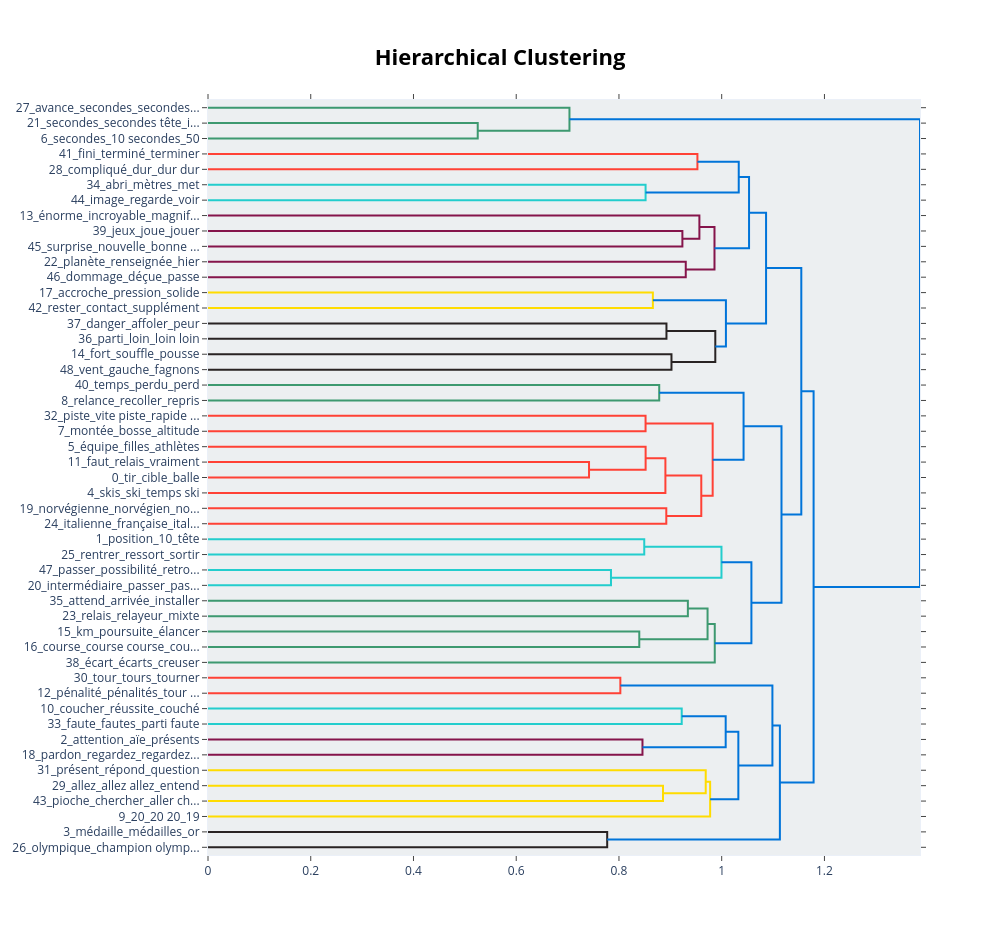

Write notebook code for a chart like this one.
### Code cell
from bertopic import BERTopic
from sentence_transformers import SentenceTransformer
from sklearn.feature_extraction.text import CountVectorizer
from umap import UMAP
import hdbscan

# Stopwords list
STOPWORDS = [x.strip() for x in open('stopwords.txt').readlines()]

# Docs 
docs = df["text"]

# Vectorizer for topic representation
vectorizer_model = CountVectorizer(
    stop_words=STOPWORDS,
    ngram_range=(1,2),
    min_df=2
    #token_pattern=r"\b(?!\w*[A-Z])\w+\b" # theoreticaly removes words with capital letters once embeddings are done
)

# To control for number and size of clusters
hdbscan_model = hdbscan.HDBSCAN(
    min_cluster_size=50,      # bigger = fewer, larger topics
    min_samples=10,            # higher = more conservative clustering
    cluster_selection_epsilon=0.1,  # merge nearby clusters
    cluster_selection_method='leaf', # fewer, more specific clusters
    prediction_data=True # important !!
)

# Load CamemBERT embedding model
embedding_model = SentenceTransformer("dangvantuan/sentence-camembert-base", device="cuda") # remove device if CPU

# Influence choice of themes
seed =  [
["émotion","larme","ému","joie","tristesse"],
["famille","parents","ami", "personnel", "conjoint"]]

# Build BERTopic model
topic_model = BERTopic(
    embedding_model=embedding_model,
    vectorizer_model=vectorizer_model,
    hdbscan_model=hdbscan_model,
    language="french",
    calculate_probabilities=True,
    verbose=True,
    seed_topic_list=None    
)

# Fit the model
topics, probs = topic_model.fit_transform(docs)

# Show discovered topics
print(topic_model.get_topic_info())

# Visualize topics
#topic_model.visualize_topics()

# Visualize topic hierarchy
topic_model.visualize_hierarchy()

### Figure 1 — Plotly figure (JSON) as saved in the notebook; plotly's stock layout.template omitted (floating-point values rounded to 4 significant figures)
{"data": [{"hoverinfo": "text", "marker": {"color": "rgb(61,153,112)"}, "mode": "lines", "type": "scatter", "x": [0.0, 0.5251, 0.5251, 0.0], "xaxis": "x", "y": [-15.0, -15.0, -25.0, -25.0], "yaxis": "y"}, {"hoverinfo": "text", "marker": {"color": "rgb(61,153,112)"}, "mode": "lines", "type": "scatter", "x": [0.0, 0.7036, 0.7036, 0.5251], "xaxis": "x", "y": [-5.0, -5.0, -20.0, -20.0], "yaxis": "y"}, {"hoverinfo": "text", "marker": {"color": "rgb(255,65,54)"}, "mode": "lines", "type": "scatter", "x": [0.0, 0.9527, 0.9527, 0.0], "xaxis": "x", "y": [-35.0, -35.0, -45.0, -45.0], "yaxis": "y"}, {"hoverinfo": "text", "marker": {"color": "rgb(35,205,205)"}, "mode": "lines", "type": "scatter", "x": [0.0, 0.8518, 0.8518, 0.0], "xaxis": "x", "y": [-55.0, -55.0, -65.0, -65.0], "yaxis": "y"}, {"hoverinfo": "text", "marker": {"color": "rgb(0,116,217)"}, "mode": "lines", "type": "scatter", "x": [0.9527, 1.033, 1.033, 0.8518], "xaxis": "x", "y": [-40.0, -40.0, -60.0, -60.0], "yaxis": "y"}, {"hoverinfo": "text", "marker": {"color": "rgb(133,20,75)"}, "mode": "lines", "type": "scatter", "x": [0.0, 0.9235, 0.9235, 0.0], "xaxis": "x", "y": [-85.0, -85.0, -95.0, -95.0], "yaxis": "y"}, {"hoverinfo": "text", "marker": {"color": "rgb(133,20,75)"}, "mode": "lines", "type": "scatter", "x": [0.0, 0.9566, 0.9566, 0.9235], "xaxis": "x", "y": [-75.0, -75.0, -90.0, -90.0], "yaxis": "y"}, {"hoverinfo": "text", "marker": {"color": "rgb(133,20,75)"}, "mode": "lines", "type": "scatter", "x": [0.0, 0.93, 0.93, 0.0], "xaxis": "x", "y": [-105.0, -105.0, -115.0, -115.0], "yaxis": "y"}, {"hoverinfo": "text", "marker": {"color": "rgb(133,20,75)"}, "mode": "lines", "type": "scatter", "x": [0.9566, 0.986, 0.986, 0.93], "xaxis": "x", "y": [-82.5, -82.5, -110.0, -110.0], "yaxis": "y"}, {"hoverinfo": "text", "marker": {"color": "rgb(0,116,217)"}, "mode": "lines", "type": "scatter", "x": [1.033, 1.053, 1.053, 0.986], "xaxis": "x", "y": [-50.0, -50.0, -96.25, -96.25], "yaxis": "y"}, {"hoverinfo": "text", "marker": {"color": "rgb(255,220,0)"}, "mode": "lines", "type": "scatter", "x": [0.0, 0.866, 0.866, 0.0], "xaxis": "x", "y": [-125.0, -125.0, -135.0, -135.0], "yaxis": "y"}, {"hoverinfo": "text", "marker": {"color": "rgb(40,35,35)"}, "mode": "lines", "type": "scatter", "x": [0.0, 0.8925, 0.8925, 0.0], "xaxis": "x", "y": [-145.0, -145.0, -155.0, -155.0], "yaxis": "y"}, {"hoverinfo": "text", "marker": {"color": "rgb(40,35,35)"}, "mode": "lines", "type": "scatter", "x": [0.0, 0.9022, 0.9022, 0.0], "xaxis": "x", "y": [-165.0, -165.0, -175.0, -175.0], "yaxis": "y"}, {"hoverinfo": "text", "marker": {"color": "rgb(40,35,35)"}, "mode": "lines", "type": "scatter", "x": [0.8925, 0.9875, 0.9875, 0.9022], "xaxis": "x", "y": [-150.0, -150.0, -170.0, -170.0], "yaxis": "y"}, {"hoverinfo": "text", "marker": {"color": "rgb(0,116,217)"}, "mode": "lines", "type": "scatter", "x": [0.866, 1.008, 1.008, 0.9875], "xaxis": "x", "y": [-130.0, -130.0, -160.0, -160.0], "yaxis": "y"}, {"hoverinfo": "text", "marker": {"color": "rgb(0,116,217)"}, "mode": "lines", "type": "scatter", "x": [1.053, 1.086, 1.086, 1.008], "xaxis": "x", "y": [-73.12, -73.12, -145.0, -145.0], "yaxis": "y"}, {"hoverinfo": "text", "marker": {"color": "rgb(61,153,112)"}, "mode": "lines", "type": "scatter", "x": [0.0, 0.8784, 0.8784, 0.0], "xaxis": "x", "y": [-185.0, -185.0, -195.0, -195.0], "yaxis": "y"}, {"hoverinfo": "text", "marker": {"color": "rgb(255,65,54)"}, "mode": "lines", "type": "scatter", "x": [0.0, 0.8518, 0.8518, 0.0], "xaxis": "x", "y": [-205.0, -205.0, -215.0, -215.0], "yaxis": "y"}, {"hoverinfo": "text", "marker": {"color": "rgb(255,65,54)"}, "mode": "lines", "type": "scatter", "x": [0.0, 0.7417, 0.7417, 0.0], "xaxis": "x", "y": [-235.0, -235.0, -245.0, -245.0], "yaxis": "y"}, {"hoverinfo": "text", "marker": {"color": "rgb(255,65,54)"}, "mode": "lines", "type": "scatter", "x": [0.0, 0.8519, 0.8519, 0.7417], "xaxis": "x", "y": [-225.0, -225.0, -240.0, -240.0], "yaxis": "y"}, {"hoverinfo": "text", "marker": {"color": "rgb(255,65,54)"}, "mode": "lines", "type": "scatter", "x": [0.8519, 0.8904, 0.8904, 0.0], "xaxis": "x", "y": [-232.5, -232.5, -255.0, -255.0], "yaxis": "y"}, {"hoverinfo": "text", "marker": {"color": "rgb(255,65,54)"}, "mode": "lines", "type": "scatter", "x": [0.0, 0.8922, 0.8922, 0.0], "xaxis": "x", "y": [-265.0, -265.0, -275.0, -275.0], "yaxis": "y"}, {"hoverinfo": "text", "marker": {"color": "rgb(255,65,54)"}, "mode": "lines", "type": "scatter", "x": [0.8904, 0.9602, 0.9602, 0.8922], "xaxis": "x", "y": [-243.8, -243.8, -270.0, -270.0], "yaxis": "y"}, {"hoverinfo": "text", "marker": {"color": "rgb(255,65,54)"}, "mode": "lines", "type": "scatter", "x": [0.8518, 0.9824, 0.9824, 0.9602], "xaxis": "x", "y": [-210.0, -210.0, -256.9, -256.9], "yaxis": "y"}, {"hoverinfo": "text", "marker": {"color": "rgb(0,116,217)"}, "mode": "lines", "type": "scatter", "x": [0.8784, 1.043, 1.043, 0.9824], "xaxis": "x", "y": [-190.0, -190.0, -233.4, -233.4], "yaxis": "y"}, {"hoverinfo": "text", "marker": {"color": "rgb(35,205,205)"}, "mode": "lines", "type": "scatter", "x": [0.0, 0.8492, 0.8492, 0.0], "xaxis": "x", "y": [-285.0, -285.0, -295.0, -295.0], "yaxis": "y"}, {"hoverinfo": "text", "marker": {"color": "rgb(35,205,205)"}, "mode": "lines", "type": "scatter", "x": [0.0, 0.7845, 0.7845, 0.0], "xaxis": "x", "y": [-305.0, -305.0, -315.0, -315.0], "yaxis": "y"}, {"hoverinfo": "text", "marker": {"color": "rgb(35,205,205)"}, "mode": "lines", "type": "scatter", "x": [0.8492, 0.9996, 0.9996, 0.7845], "xaxis": "x", "y": [-290.0, -290.0, -310.0, -310.0], "yaxis": "y"}, {"hoverinfo": "text", "marker": {"color": "rgb(61,153,112)"}, "mode": "lines", "type": "scatter", "x": [0.0, 0.9341, 0.9341, 0.0], "xaxis": "x", "y": [-325.0, -325.0, -335.0, -335.0], "yaxis": "y"}, {"hoverinfo": "text", "marker": {"color": "rgb(61,153,112)"}, "mode": "lines", "type": "scatter", "x": [0.0, 0.8395, 0.8395, 0.0], "xaxis": "x", "y": [-345.0, -345.0, -355.0, -355.0], "yaxis": "y"}, {"hoverinfo": "text", "marker": {"color": "rgb(61,153,112)"}, "mode": "lines", "type": "scatter", "x": [0.9341, 0.9725, 0.9725, 0.8395], "xaxis": "x", "y": [-330.0, -330.0, -350.0, -350.0], "yaxis": "y"}, {"hoverinfo": "text", "marker": {"color": "rgb(61,153,112)"}, "mode": "lines", "type": "scatter", "x": [0.9725, 0.9865, 0.9865, 0.0], "xaxis": "x", "y": [-340.0, -340.0, -365.0, -365.0], "yaxis": "y"}, {"hoverinfo": "text", "marker": {"color": "rgb(0,116,217)"}, "mode": "lines", "type": "scatter", "x": [0.9996, 1.058, 1.058, 0.9865], "xaxis": "x", "y": [-300.0, -300.0, -352.5, -352.5], "yaxis": "y"}, {"hoverinfo": "text", "marker": {"color": "rgb(0,116,217)"}, "mode": "lines", "type": "scatter", "x": [1.043, 1.116, 1.116, 1.058], "xaxis": "x", "y": [-211.7, -211.7, -326.2, -326.2], "yaxis": "y"}, {"hoverinfo": "text", "marker": {"color": "rgb(0,116,217)"}, "mode": "lines", "type": "scatter", "x": [1.086, 1.155, 1.155, 1.116], "xaxis": "x", "y": [-109.1, -109.1, -269.0, -269.0], "yaxis": "y"}, {"hoverinfo": "text", "marker": {"color": "rgb(255,65,54)"}, "mode": "lines", "type": "scatter", "x": [0.0, 0.8027, 0.8027, 0.0], "xaxis": "x", "y": [-375.0, -375.0, -385.0, -385.0], "yaxis": "y"}, {"hoverinfo": "text", "marker": {"color": "rgb(35,205,205)"}, "mode": "lines", "type": "scatter", "x": [0.0, 0.9222, 0.9222, 0.0], "xaxis": "x", "y": [-395.0, -395.0, -405.0, -405.0], "yaxis": "y"}, {"hoverinfo": "text", "marker": {"color": "rgb(133,20,75)"}, "mode": "lines", "type": "scatter", "x": [0.0, 0.8458, 0.8458, 0.0], "xaxis": "x", "y": [-415.0, -415.0, -425.0, -425.0], "yaxis": "y"}, {"hoverinfo": "text", "marker": {"color": "rgb(0,116,217)"}, "mode": "lines", "type": "scatter", "x": [0.9222, 1.008, 1.008, 0.8458], "xaxis": "x", "y": [-400.0, -400.0, -420.0, -420.0], "yaxis": "y"}, {"hoverinfo": "text", "marker": {"color": "rgb(255,220,0)"}, "mode": "lines", "type": "scatter", "x": [0.0, 0.8857, 0.8857, 0.0], "xaxis": "x", "y": [-445.0, -445.0, -455.0, -455.0], "yaxis": "y"}, {"hoverinfo": "text", "marker": {"color": "rgb(255,220,0)"}, "mode": "lines", "type": "scatter", "x": [0.0, 0.9689, 0.9689, 0.8857], "xaxis": "x", "y": [-435.0, -435.0, -450.0, -450.0], "yaxis": "y"}, {"hoverinfo": "text", "marker": {"color": "rgb(255,220,0)"}, "mode": "lines", "type": "scatter", "x": [0.9689, 0.9775, 0.9775, 0.0], "xaxis": "x", "y": [-442.5, -442.5, -465.0, -465.0], "yaxis": "y"}, {"hoverinfo": "text", "marker": {"color": "rgb(0,116,217)"}, "mode": "lines", "type": "scatter", "x": [1.008, 1.032, 1.032, 0.9775], "xaxis": "x", "y": [-410.0, -410.0, -453.8, -453.8], "yaxis": "y"}, {"hoverinfo": "text", "marker": {"color": "rgb(0,116,217)"}, "mode": "lines", "type": "scatter", "x": [0.8027, 1.099, 1.099, 1.032], "xaxis": "x", "y": [-380.0, -380.0, -431.9, -431.9], "yaxis": "y"}, {"hoverinfo": "text", "marker": {"color": "rgb(40,35,35)"}, "mode": "lines", "type": "scatter", "x": [0.0, 0.7771, 0.7771, 0.0], "xaxis": "x", "y": [-475.0, -475.0, -485.0, -485.0], "yaxis": "y"}, {"hoverinfo": "text", "marker": {"color": "rgb(0,116,217)"}, "mode": "lines", "type": "scatter", "x": [1.099, 1.113, 1.113, 0.7771], "xaxis": "x", "y": [-405.9, -405.9, -480.0, -480.0], "yaxis": "y"}, {"hoverinfo": "text", "marker": {"color": "rgb(0,116,217)"}, "mode": "lines", "type": "scatter", "x": [1.155, 1.179, 1.179, 1.113], "xaxis": "x", "y": [-189.0, -189.0, -443.0, -443.0], "yaxis": "y"}, {"hoverinfo": "text", "marker": {"color": "rgb(0,116,217)"}, "mode": "lines", "type": "scatter", "x": [0.7036, 1.386, 1.386, 1.179], "xaxis": "x", "y": [-12.5, -12.5, -316.0, -316.0], "yaxis": "y"}], "layout": {"autosize": false, "height": 935, "hoverlabel": {"bgcolor": "white", "font": {"family": "Rockwell", "size": 16}}, "hovermode": "closest", "plot_bgcolor": "#ECEFF1", "showlegend": false, "title": {"font": {"color": "Black", "size": 22}, "text": "<b>Hierarchical Clustering</b>", "x": 0.5, "xanchor": "center", "yanchor": "top"}, "width": 1000, "xaxis": {"mirror": "allticks", "rangemode": "tozero", "showgrid": false, "showline": true, "showticklabels": true, "ticks": "outside", "type": "linear", "zeroline": false}, "yaxis": {"mirror": "allticks", "range": [-490, 0], "rangemode": "tozero", "showgrid": false, "showline": true, "showticklabels": true, "tickmode": "array", "ticks": "outside", "ticktext": ["27_avance_secondes_secondes...", "21_secondes_secondes tête_i...", "6_secondes_10 secondes_50", "41_fini_terminé_terminer", "28_compliqué_dur_dur dur", "34_abri_mètres_met", "44_image_regarde_voir", "13_énorme_incroyable_magnif...", "39_jeux_joue_jouer", "45_surprise_nouvelle_bonne ...", "22_planète_renseignée_hier", "46_dommage_déçue_passe", "17_accroche_pression_solide", "42_rester_contact_supplément", "37_danger_affoler_peur", "36_parti_loin_loin loin", "14_fort_souffle_pousse", "48_vent_gauche_fagnons", "40_temps_perdu_perd", "8_relance_recoller_repris", "32_piste_vite piste_rapide ...", "7_montée_bosse_altitude", "5_équipe_filles_athlètes", "11_faut_relais_vraiment", "0_tir_cible_balle", "4_skis_ski_temps ski", "19_norvégienne_norvégien_no...", "24_italienne_française_ital...", "1_position_10_tête", "25_rentrer_ressort_sortir", "47_passer_possibilité_retro...", "20_intermédiaire_passer_pas...", "35_attend_arrivée_installer", "23_relais_relayeur_mixte", "15_km_poursuite_élancer", "16_course_course course_cou...", "38_écart_écarts_creuser", "30_tour_tours_tourner", "12_pénalité_pénalités_tour ...", "10_coucher_réussite_couché", "33_faute_fautes_parti faute", "2_attention_aïe_présents", "18_pardon_regardez_regardez...", "31_présent_répond_question", "29_allez_allez allez_entend", "43_pioche_chercher_aller ch...", "9_20_20 20_19", "3_médaille_médailles_or", "26_olympique_champion olymp..."], "tickvals": [-5, -15, -25, -35, -45, -55, -65, -75, -85, -95, -105, -115, -125, -135, -145, -155, -165, -175, -185, -195, -205, -215, -225, -235, -245, -255, -265, -275, -285, -295, -305, -315, -325, -335, -345, -355, -365, -375, -385, -395, -405, -415, -425, -435, -445, -455, -465, -475, -485], "type": "linear", "zeroline": false}}}
